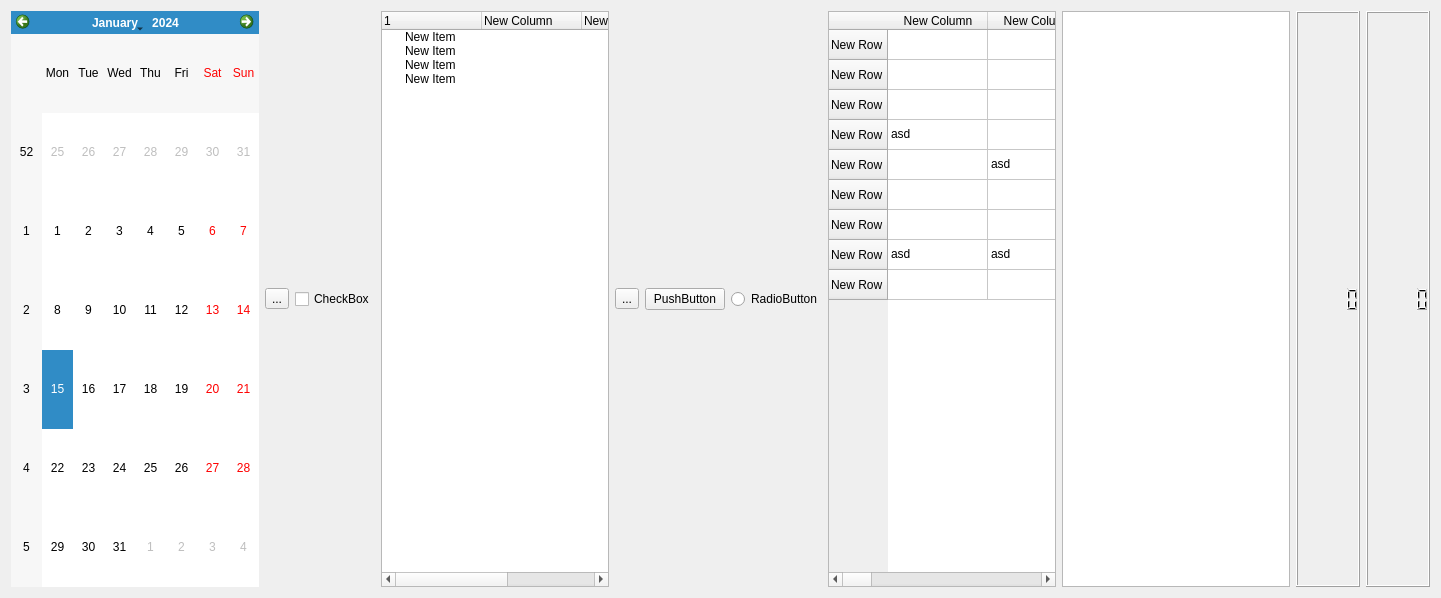
<?xml version="1.0" encoding="UTF-8"?>
<ui version="4.0">
 <class>Form</class>
 <widget class="QWidget" name="Form">
  <property name="geometry">
   <rect>
    <x>0</x>
    <y>0</y>
    <width>1441</width>
    <height>598</height>
   </rect>
  </property>
  <property name="windowTitle">
   <string>Form</string>
  </property>
  <layout class="QHBoxLayout" name="horizontalLayout">
   <item>
    <widget class="QCalendarWidget" name="calendarWidget"/>
   </item>
   <item>
    <widget class="QToolButton" name="toolButton_2">
     <property name="text">
      <string>...</string>
     </property>
    </widget>
   </item>
   <item>
    <widget class="QCheckBox" name="checkBox">
     <property name="text">
      <string>CheckBox</string>
     </property>
    </widget>
   </item>
   <item>
    <widget class="QTreeWidget" name="treeWidget">
     <column>
      <property name="text">
       <string>1</string>
      </property>
     </column>
     <column>
      <property name="text">
       <string>New Column</string>
      </property>
     </column>
     <column>
      <property name="text">
       <string>New Column</string>
      </property>
     </column>
     <column>
      <property name="text">
       <string>New Column</string>
      </property>
     </column>
     <item>
      <property name="text">
       <string>New Item</string>
      </property>
     </item>
     <item>
      <property name="text">
       <string>New Item</string>
      </property>
     </item>
     <item>
      <property name="text">
       <string>New Item</string>
      </property>
     </item>
     <item>
      <property name="text">
       <string>New Item</string>
      </property>
     </item>
    </widget>
   </item>
   <item>
    <widget class="QToolButton" name="toolButton">
     <property name="text">
      <string>...</string>
     </property>
    </widget>
   </item>
   <item>
    <widget class="QPushButton" name="pushButton">
     <property name="text">
      <string>PushButton</string>
     </property>
    </widget>
   </item>
   <item>
    <widget class="QRadioButton" name="radioButton">
     <property name="text">
      <string>RadioButton</string>
     </property>
    </widget>
   </item>
   <item>
    <widget class="QTableWidget" name="tableWidget">
     <row>
      <property name="text">
       <string>New Row</string>
      </property>
     </row>
     <row>
      <property name="text">
       <string>New Row</string>
      </property>
     </row>
     <row>
      <property name="text">
       <string>New Row</string>
      </property>
     </row>
     <row>
      <property name="text">
       <string>New Row</string>
      </property>
     </row>
     <row>
      <property name="text">
       <string>New Row</string>
      </property>
     </row>
     <row>
      <property name="text">
       <string>New Row</string>
      </property>
     </row>
     <row>
      <property name="text">
       <string>New Row</string>
      </property>
     </row>
     <row>
      <property name="text">
       <string>New Row</string>
      </property>
     </row>
     <row>
      <property name="text">
       <string>New Row</string>
      </property>
     </row>
     <column>
      <property name="text">
       <string>New Column</string>
      </property>
     </column>
     <column>
      <property name="text">
       <string>New Column</string>
      </property>
     </column>
     <column>
      <property name="text">
       <string>New Column</string>
      </property>
     </column>
     <column>
      <property name="text">
       <string>New Column</string>
      </property>
     </column>
     <column>
      <property name="text">
       <string>New Column</string>
      </property>
     </column>
     <column>
      <property name="text">
       <string>New Column</string>
      </property>
     </column>
     <column>
      <property name="text">
       <string>New Column</string>
      </property>
     </column>
     <item row="3" column="0">
      <property name="text">
       <string>asd</string>
      </property>
     </item>
     <item row="3" column="2">
      <property name="text">
       <string>asdasd</string>
      </property>
     </item>
     <item row="4" column="1">
      <property name="text">
       <string>asd</string>
      </property>
     </item>
     <item row="5" column="2">
      <property name="text">
       <string>asd</string>
      </property>
     </item>
     <item row="5" column="3">
      <property name="text">
       <string>asd</string>
      </property>
     </item>
     <item row="6" column="2">
      <property name="text">
       <string>asd</string>
      </property>
     </item>
     <item row="7" column="0">
      <property name="text">
       <string>asd</string>
      </property>
     </item>
     <item row="7" column="1">
      <property name="text">
       <string>asd</string>
      </property>
     </item>
    </widget>
   </item>
   <item>
    <widget class="QTextBrowser" name="textBrowser"/>
   </item>
   <item>
    <widget class="QLCDNumber" name="lcdNumber"/>
   </item>
   <item>
    <widget class="QLCDNumber" name="lcdNumber_2"/>
   </item>
  </layout>
 </widget>
 <resources/>
 <connections/>
</ui>
